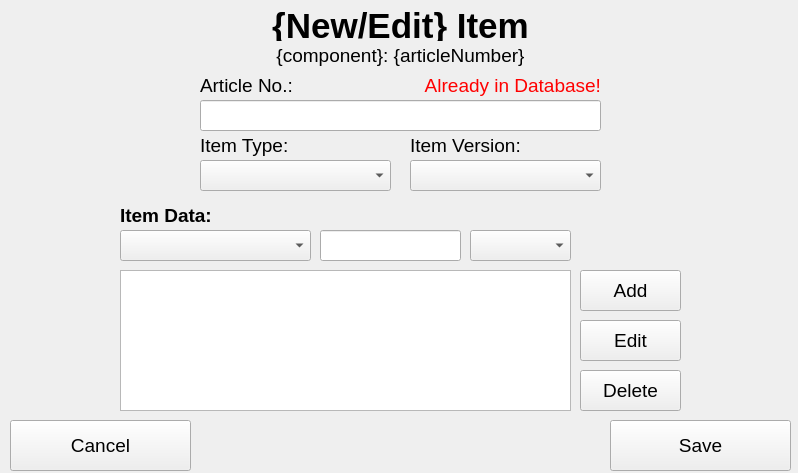
<?xml version="1.0" encoding="UTF-8"?>
<ui version="4.0">
 <class>NewEditItemScreen</class>
 <widget class="QMainWindow" name="NewEditItemScreen">
  <property name="geometry">
   <rect>
    <x>0</x>
    <y>0</y>
    <width>798</width>
    <height>473</height>
   </rect>
  </property>
  <property name="font">
   <font>
    <pointsize>14</pointsize>
   </font>
  </property>
  <property name="windowTitle">
   <string>MainWindow</string>
  </property>
  <property name="locale">
   <locale language="English" country="Austria"/>
  </property>
  <widget class="QWidget" name="centralwidget">
   <widget class="QPushButton" name="btn_cancel">
    <property name="geometry">
     <rect>
      <x>10</x>
      <y>420</y>
      <width>181</width>
      <height>51</height>
     </rect>
    </property>
    <property name="locale">
     <locale language="English" country="Austria"/>
    </property>
    <property name="text">
     <string>Cancel</string>
    </property>
   </widget>
   <widget class="QPushButton" name="btn_save">
    <property name="geometry">
     <rect>
      <x>610</x>
      <y>420</y>
      <width>181</width>
      <height>51</height>
     </rect>
    </property>
    <property name="locale">
     <locale language="English" country="Austria"/>
    </property>
    <property name="text">
     <string>Save</string>
    </property>
   </widget>
   <widget class="QLabel" name="lbl_item">
    <property name="geometry">
     <rect>
      <x>0</x>
      <y>10</y>
      <width>801</width>
      <height>31</height>
     </rect>
    </property>
    <property name="font">
     <font>
      <pointsize>26</pointsize>
      <weight>75</weight>
      <bold>true</bold>
     </font>
    </property>
    <property name="text">
     <string>{New/Edit} Item</string>
    </property>
    <property name="alignment">
     <set>Qt::AlignCenter</set>
    </property>
   </widget>
   <widget class="QLabel" name="lbl_articlenumber">
    <property name="geometry">
     <rect>
      <x>0</x>
      <y>40</y>
      <width>801</width>
      <height>31</height>
     </rect>
    </property>
    <property name="text">
     <string>{component}: {articleNumber}</string>
    </property>
    <property name="alignment">
     <set>Qt::AlignCenter</set>
    </property>
   </widget>
   <widget class="QLabel" name="lbl_articleNumber">
    <property name="geometry">
     <rect>
      <x>200</x>
      <y>70</y>
      <width>401</width>
      <height>31</height>
     </rect>
    </property>
    <property name="text">
     <string>Article No.:</string>
    </property>
   </widget>
   <widget class="QLabel" name="lbl_errorArticleNumber">
    <property name="geometry">
     <rect>
      <x>200</x>
      <y>70</y>
      <width>401</width>
      <height>31</height>
     </rect>
    </property>
    <property name="text">
     <string>&lt;html&gt;&lt;head/&gt;&lt;body&gt;&lt;p&gt;&lt;span style=&quot; color:#ff0000;&quot;&gt;Already in Database!&lt;/span&gt;&lt;/p&gt;&lt;/body&gt;&lt;/html&gt;</string>
    </property>
    <property name="alignment">
     <set>Qt::AlignRight|Qt::AlignTrailing|Qt::AlignVCenter</set>
    </property>
   </widget>
   <widget class="QComboBox" name="cmb_itemTyoe">
    <property name="geometry">
     <rect>
      <x>200</x>
      <y>160</y>
      <width>191</width>
      <height>31</height>
     </rect>
    </property>
   </widget>
   <widget class="QLabel" name="lbl_itemType">
    <property name="geometry">
     <rect>
      <x>200</x>
      <y>130</y>
      <width>191</width>
      <height>31</height>
     </rect>
    </property>
    <property name="text">
     <string>Item Type:</string>
    </property>
   </widget>
   <widget class="QComboBox" name="cmb_itemVersion">
    <property name="geometry">
     <rect>
      <x>410</x>
      <y>160</y>
      <width>191</width>
      <height>31</height>
     </rect>
    </property>
   </widget>
   <widget class="QLabel" name="lbl_itemVersion">
    <property name="geometry">
     <rect>
      <x>410</x>
      <y>130</y>
      <width>191</width>
      <height>31</height>
     </rect>
    </property>
    <property name="text">
     <string>Item Version:</string>
    </property>
   </widget>
   <widget class="QLineEdit" name="txb_articleNumber">
    <property name="geometry">
     <rect>
      <x>200</x>
      <y>100</y>
      <width>401</width>
      <height>31</height>
     </rect>
    </property>
    <property name="alignment">
     <set>Qt::AlignCenter</set>
    </property>
   </widget>
   <widget class="QLineEdit" name="txb_propertyValue">
    <property name="geometry">
     <rect>
      <x>320</x>
      <y>230</y>
      <width>141</width>
      <height>31</height>
     </rect>
    </property>
    <property name="text">
     <string/>
    </property>
    <property name="alignment">
     <set>Qt::AlignCenter</set>
    </property>
   </widget>
   <widget class="QComboBox" name="cmb_refernece">
    <property name="geometry">
     <rect>
      <x>120</x>
      <y>230</y>
      <width>191</width>
      <height>31</height>
     </rect>
    </property>
   </widget>
   <widget class="QComboBox" name="cmb_unit">
    <property name="geometry">
     <rect>
      <x>470</x>
      <y>230</y>
      <width>101</width>
      <height>31</height>
     </rect>
    </property>
   </widget>
   <widget class="QPushButton" name="btn_edit">
    <property name="geometry">
     <rect>
      <x>580</x>
      <y>320</y>
      <width>101</width>
      <height>41</height>
     </rect>
    </property>
    <property name="text">
     <string>Edit</string>
    </property>
   </widget>
   <widget class="QTableWidget" name="dtv_itemData">
    <property name="geometry">
     <rect>
      <x>120</x>
      <y>270</y>
      <width>451</width>
      <height>141</height>
     </rect>
    </property>
   </widget>
   <widget class="QPushButton" name="btn_delete">
    <property name="geometry">
     <rect>
      <x>580</x>
      <y>370</y>
      <width>101</width>
      <height>41</height>
     </rect>
    </property>
    <property name="text">
     <string>Delete</string>
    </property>
   </widget>
   <widget class="QPushButton" name="btn_okay">
    <property name="geometry">
     <rect>
      <x>580</x>
      <y>270</y>
      <width>101</width>
      <height>41</height>
     </rect>
    </property>
    <property name="text">
     <string>Add</string>
    </property>
   </widget>
   <widget class="QLabel" name="lbl_articleNumber_2">
    <property name="geometry">
     <rect>
      <x>120</x>
      <y>200</y>
      <width>551</width>
      <height>31</height>
     </rect>
    </property>
    <property name="font">
     <font>
      <weight>75</weight>
      <bold>true</bold>
     </font>
    </property>
    <property name="text">
     <string>Item Data:</string>
    </property>
   </widget>
  </widget>
 </widget>
 <resources/>
 <connections/>
</ui>
